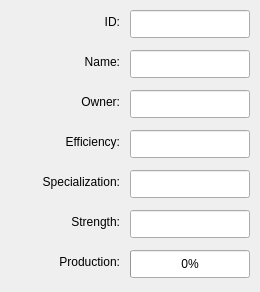
<?xml version="1.0" encoding="UTF-8"?>
<ui version="4.0">
 <class>GameCityInfoDialog</class>
 <widget class="QWidget" name="GameCityInfoDialog">
  <property name="geometry">
   <rect>
    <x>0</x>
    <y>0</y>
    <width>260</width>
    <height>292</height>
   </rect>
  </property>
  <property name="minimumSize">
   <size>
    <width>260</width>
    <height>292</height>
   </size>
  </property>
  <property name="maximumSize">
   <size>
    <width>260</width>
    <height>292</height>
   </size>
  </property>
  <property name="windowTitle">
   <string>GameCityInfoDialog</string>
  </property>
  <widget class="QLabel" name="labelStrength">
   <property name="geometry">
    <rect>
     <x>20</x>
     <y>212</y>
     <width>100</width>
     <height>20</height>
    </rect>
   </property>
   <property name="text">
    <string>Strength:</string>
   </property>
   <property name="alignment">
    <set>Qt::AlignRight|Qt::AlignTrailing|Qt::AlignVCenter</set>
   </property>
  </widget>
  <widget class="QLabel" name="labelSpecialization">
   <property name="geometry">
    <rect>
     <x>20</x>
     <y>172</y>
     <width>100</width>
     <height>20</height>
    </rect>
   </property>
   <property name="text">
    <string>Specialization:</string>
   </property>
   <property name="alignment">
    <set>Qt::AlignRight|Qt::AlignTrailing|Qt::AlignVCenter</set>
   </property>
  </widget>
  <widget class="QLineEdit" name="lineEditEfficiency">
   <property name="geometry">
    <rect>
     <x>130</x>
     <y>130</y>
     <width>120</width>
     <height>28</height>
    </rect>
   </property>
  </widget>
  <widget class="QLabel" name="labelEfficiency">
   <property name="geometry">
    <rect>
     <x>20</x>
     <y>132</y>
     <width>100</width>
     <height>20</height>
    </rect>
   </property>
   <property name="text">
    <string>Efficiency:</string>
   </property>
   <property name="alignment">
    <set>Qt::AlignRight|Qt::AlignTrailing|Qt::AlignVCenter</set>
   </property>
  </widget>
  <widget class="QLineEdit" name="lineEditStrength">
   <property name="geometry">
    <rect>
     <x>130</x>
     <y>210</y>
     <width>120</width>
     <height>28</height>
    </rect>
   </property>
  </widget>
  <widget class="QLineEdit" name="lineEditSpecialization">
   <property name="geometry">
    <rect>
     <x>130</x>
     <y>170</y>
     <width>120</width>
     <height>28</height>
    </rect>
   </property>
  </widget>
  <widget class="QLabel" name="labelName">
   <property name="geometry">
    <rect>
     <x>20</x>
     <y>52</y>
     <width>100</width>
     <height>20</height>
    </rect>
   </property>
   <property name="text">
    <string>Name:</string>
   </property>
   <property name="alignment">
    <set>Qt::AlignRight|Qt::AlignTrailing|Qt::AlignVCenter</set>
   </property>
  </widget>
  <widget class="QLabel" name="labelId">
   <property name="geometry">
    <rect>
     <x>20</x>
     <y>12</y>
     <width>100</width>
     <height>20</height>
    </rect>
   </property>
   <property name="text">
    <string>ID:</string>
   </property>
   <property name="alignment">
    <set>Qt::AlignRight|Qt::AlignTrailing|Qt::AlignVCenter</set>
   </property>
  </widget>
  <widget class="QLineEdit" name="lineEditName">
   <property name="geometry">
    <rect>
     <x>130</x>
     <y>50</y>
     <width>120</width>
     <height>28</height>
    </rect>
   </property>
  </widget>
  <widget class="QLineEdit" name="lineEditId">
   <property name="geometry">
    <rect>
     <x>130</x>
     <y>10</y>
     <width>120</width>
     <height>28</height>
    </rect>
   </property>
  </widget>
  <widget class="QLineEdit" name="lineEditOwner">
   <property name="geometry">
    <rect>
     <x>130</x>
     <y>90</y>
     <width>120</width>
     <height>28</height>
    </rect>
   </property>
  </widget>
  <widget class="QLabel" name="labelOwnerType">
   <property name="geometry">
    <rect>
     <x>20</x>
     <y>92</y>
     <width>100</width>
     <height>20</height>
    </rect>
   </property>
   <property name="text">
    <string>Owner:</string>
   </property>
   <property name="alignment">
    <set>Qt::AlignRight|Qt::AlignTrailing|Qt::AlignVCenter</set>
   </property>
  </widget>
  <widget class="QLabel" name="labelProduction">
   <property name="geometry">
    <rect>
     <x>20</x>
     <y>252</y>
     <width>100</width>
     <height>20</height>
    </rect>
   </property>
   <property name="text">
    <string>Production:</string>
   </property>
   <property name="alignment">
    <set>Qt::AlignRight|Qt::AlignTrailing|Qt::AlignVCenter</set>
   </property>
  </widget>
  <widget class="QProgressBar" name="progressBarProduction">
   <property name="geometry">
    <rect>
     <x>130</x>
     <y>250</y>
     <width>120</width>
     <height>28</height>
    </rect>
   </property>
   <property name="value">
    <number></number>
   </property>
   <property name="alignment">
    <set>Qt::AlignJustify|Qt::AlignVCenter</set>
   </property>
  </widget>
 </widget>
 <tabstops>
  <tabstop>lineEditId</tabstop>
  <tabstop>lineEditName</tabstop>
  <tabstop>lineEditOwner</tabstop>
  <tabstop>lineEditEfficiency</tabstop>
  <tabstop>lineEditSpecialization</tabstop>
  <tabstop>lineEditStrength</tabstop>
 </tabstops>
 <resources/>
 <connections/>
</ui>
